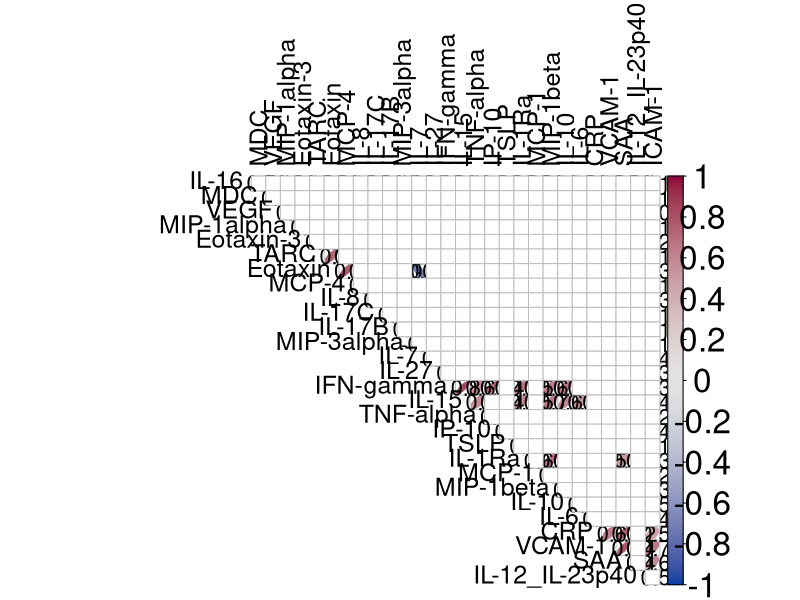

R code for this plot: (Note: this script raises an error after producing the figure.)
## ---- chunk 1
knitr::opts_chunk$set(echo = TRUE)
## ---- chunk 2
  library(corrplot)
  library(colorspace)
  library(tidyverse)
  df_diff <- read.delim(file = file.path("output","diff_counts.csv"), sep = ',', header = TRUE, check.names = FALSE)

  samples_of_interest <- grep("_d23-d22$", colnames(df_diff), value = TRUE)
  
  sample_names <- gsub("_d23-d22","",samples_of_interest)
  samples_of_interest <- samples_of_interest[!sample_names %in% c("C16","C18","C25","C26")]
  
  df_diff <- df_diff[ , samples_of_interest]
  
  df.t <- t(df_diff)
  
  filter <- apply(df.t,2,function(z) any(is.na(z)))
  
  df.t <- as.data.frame(df.t[ ,!filter])

  outdata <- as.data.frame(t(df.t)) %>% rownames_to_column("Gene")
  #write.table(t(df.t), file = "output/cytokine_levels_for_graphia.tsv", sep = "\t", quote = FALSE, row.names = TRUE)
  write.table(outdata, file = "output/cytokine_levels_for_graphia.tsv", sep = "\t", quote = FALSE, row.names = FALSE)
  
   M <- cor(df.t, method = "spearman")
   p.mat <- cor.mtest(df.t)$p
   
  p.mat <- matrix(p.adjust(c(p.mat)), nrow=nrow(p.mat), byrow=FALSE)
  colnames(p.mat) <- colnames(M)
  rownames(p.mat) <- rownames(M)
  col <- diverging_hcl(n=200, palette="Blue-Red")

  
  # output data for graph
  analytes_rows <- rownames(M)
  analytes_rows <- analytes_rows[analytes_rows != "ab_titre"]
  
  analytes_columns <- colnames(M)
  analytes_columns <- analytes_columns[analytes_columns != "ab_titre"]
  
  M.tmp <- as.data.frame(M)
  M.tmp$ab_titre <- NULL
  M.tmp <- M.tmp[rownames(M.tmp) != "ab_titre", ]
  write.table(M, file="output/cyto_data.tsv",sep="\t",row.names = TRUE, quote = FALSE)
  
  cyto.df <- data.frame(Source = character(), Target = character(), cor = numeric(), pval = numeric())
  for(i in seq_along(analytes_rows)){
    for(j in (i+1):length(analytes_columns)){
      if(i != j){
        if(j != 30){
          source <- analytes_rows[i]
          target <- analytes_columns[j]
          R.val <- M[source,target]
          pval <- p.mat[source,target]
          df.tmp <- data.frame(Source = source, Target = target, cor = R.val, pval = pval)
          cyto.df <- rbind(cyto.df,df.tmp)
        }
      }
    }
  }
  cyto.df$score <- -log10(cyto.df$pval)
  write.table(cyto.df, file="output/cyto_data.tsv",sep="\t", row.names = FALSE, quote = FALSE)
  
  imageWidth = 1300
  imageHeight = 1300
  dpi = 300

  png(
    filename="plots/vac2_correlation_plot_p0_05.png",
    width=imageWidth,
    height=imageHeight,
    units="px",
    pointsize=4,
    bg="white",
    res=dpi,
    type="cairo")
  p2 <- corrplot(M, method = "ellipse", col = col,
         type = "upper", order = "hclust", number.cex = 1.3, number.font=1,
         addCoef.col = "black", # Add coefficient of correlation
         tl.col = "black", tl.srt = 90, tl.cex=1.5, # Text label color and rotation
         # Combine with significance
         p.mat = p.mat, sig.level = 0.05, insig = "blank",
         # hide correlation coefficient on the principal diagonal
         diag = FALSE,cl.cex = 2,
         number.digits = 1)
  p2
  null_var <- dev.off()  

  knitr::include_graphics('/Users/angelmg/Documents/nci_vb_git/bergamaschi_pfizer_cancer/plots/vac2_correlation_plot_p0_05.png')
## ---- chunk 3

  library(ggpubr)
  ab_data <- read.delim("data/patient_metadata_deidentified.tsv", sep = "\t")
  ab_data <- ab_data %>% select(patient_id, time_transplant_to_vaccination, ab_titre)

  ab_data <- ab_data[!is.na(as.numeric(ab_data$time_transplant_to_vaccination)), ]
  ab_data$time_transplant_to_vaccination <- as.numeric(ab_data$time_transplant_to_vaccination)

  ab_data <- ab_data[!ab_data$patient_id %in% c("C16","C18","C25","C26","C30"), ]
  
  imageWidth = 3000
  imageHeight = 2000
  dpi = 300
  png(
    filename = "plots/time_transplant_v_ab_correlation.png",
    width=imageWidth,
    height=imageHeight,
    units="px",
    pointsize=4,
    bg="white",
    res=dpi,
    type="cairo")
  p <- ggscatter(
  ab_data,
  "time_transplant_to_vaccination",
  "ab_titre",
  color = "black",
  fill = "lightgray",
  shape = 19,
  size = 2,
  point = TRUE,
  rug = FALSE,
  title = NULL,
  xlab = "Time (Transplant - Vaccine)",
  ylab = "Antibody Titer (log2)",
  facet.by = NULL,
  panel.labs = NULL,
  short.panel.labs = TRUE,
  add = c("reg.line"),
  add.params = list(),
  conf.int = TRUE,
  conf.int.level = 0.95,

  mean.point = FALSE,
  star.plot = FALSE,
  star.plot.lty = 1,
  star.plot.lwd = NULL,
  label = "patient_id",
  font.label = c(12, "plain"),
  font.family = "",
  label.select = NULL,
  repel = TRUE,
  label.rectangle = FALSE,
  parse = FALSE,
  cor.coef = TRUE,
  cor.coeff.args = list(label.sep = "\n",label.x.npc = "middle", label.y.npc = "bottom"),
  cor.method = "spearman",
  cor.coef.coord = c(NULL, NULL),
  cor.coef.size = 4,
  ggp = NULL,
  show.legend.text = NA,
  ggtheme = theme_pubr())

  
  p
  null_var <- dev.off()
  
    knitr::include_graphics('/Users/angelmg/Documents/nci_vb_git/bergamaschi_pfizer_cancer/plots/time_transplant_v_ab_correlation.png')
